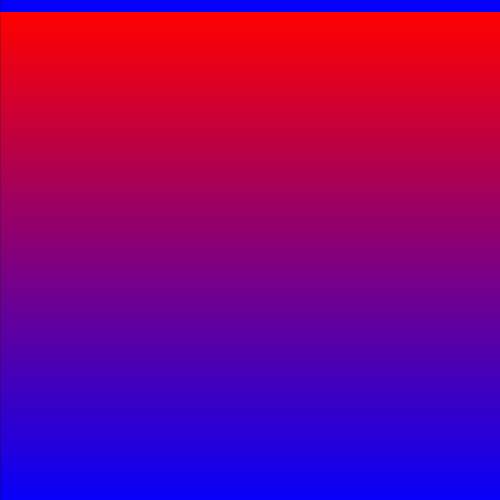
Frame 1 (no input)
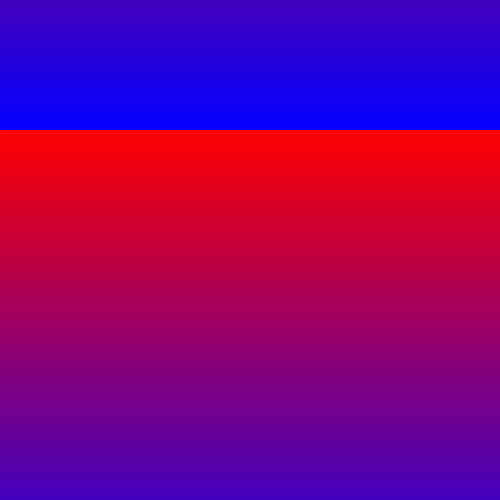
Frame 60 (the mouse pressed at the canvas centre just before this capture)
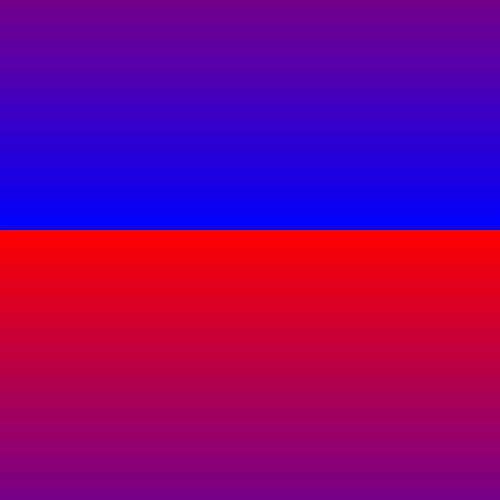
Frame 120 (the mouse held since frame 60 and released just before this capture)

The Processing sketch that drew these frames (run headless with seeded random() and noise(); from frame 60 on, the mouse is pressed at the canvas centre):

// Processing sketch: gradient
// ── gradient.pde
color c1 = color(255, 0, 0);
color c2 = color(0,0,255);


void setup() {
  size(500, 500);
  background(0);
}


void draw() {
  int t = round(millis()*0.1);
  
  for(int i = 0; i < height; i++) {
    float inter = map(i, 0, height, 0, 1);
    color c = lerpColor(c1, c2, inter);
    stroke(c);
    line(0,(i+t)%height,height,(i+t)%height);
    
    //circle();
  }
 
}
